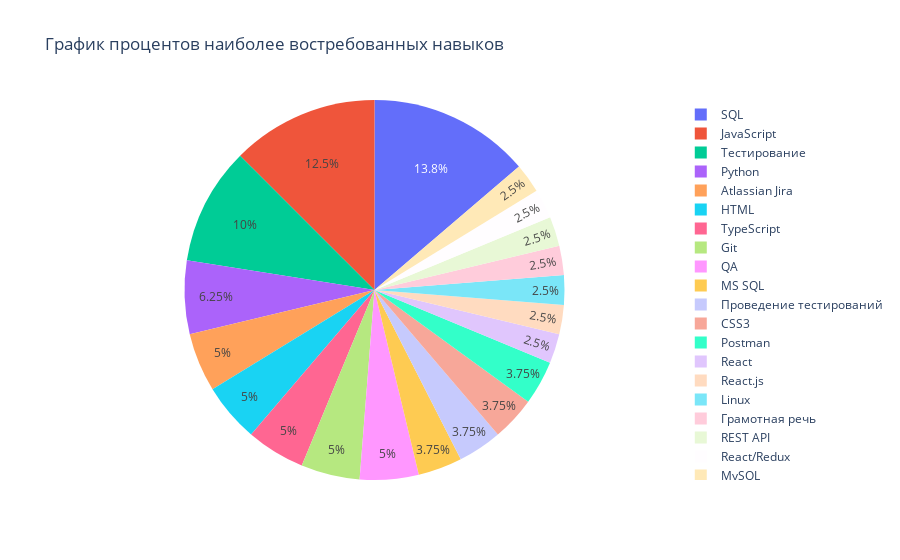

Notebook code cell kept with this figure:
### Code cell
pyplt=py.offline.plot
labels=list(skills_table_count_new['key_skills'])
values=list(skills_table_count_new['count'])
trace=[go.Pie(labels=labels,values=values)]
layout=go.Layout(
    title='График процентов наиболее востребованных навыков'
)
fig=go.Figure(data=trace,layout=layout)
fig.show()

### Figure 1 — Plotly figure (JSON) as saved in the notebook; plotly's stock layout.template omitted (floating-point values rounded to 4 significant figures)
{"data": [{"labels": ["SQL", "JavaScript", "Тестирование", "Python", "Atlassian Jira", "HTML", "TypeScript", "Git", "QA", "MS SQL", "Проведение тестирований", "CSS3", "Postman", "React", "React.js", "Linux", "Грамотная речь", "REST API", "React/Redux", "MySQL"], "type": "pie", "values": [220, 200, 160, 100, 80, 80, 80, 80, 80, 60, 60, 60, 60, 40, 40, 40, 40, 40, 40, 40]}], "layout": {"title": {"text": "График процентов наиболее востребованных навыков"}}}
